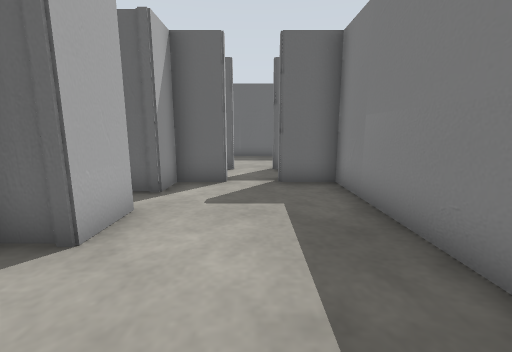
View 1 (above)

24 first-person views from a walk through a world built for the Gazebo simulator. The camera is 0.72 m above the floor, tilts 10° down and sees 90° across. The floor is counted in squares, 0.5 m on a side. Each view is taken from the middle of a square. On the plan, view 1 faces up. The plan holds only what a view shows up to about 13 squares ahead; the rest is blank. The place goes on beyond the plan.

View 2
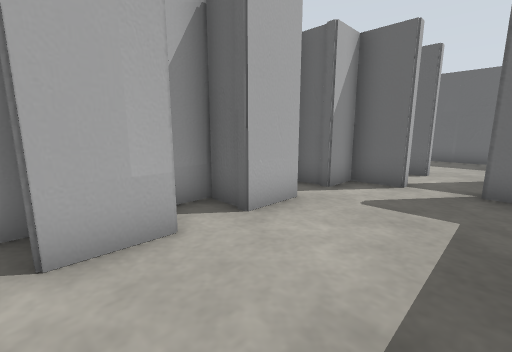

View 3
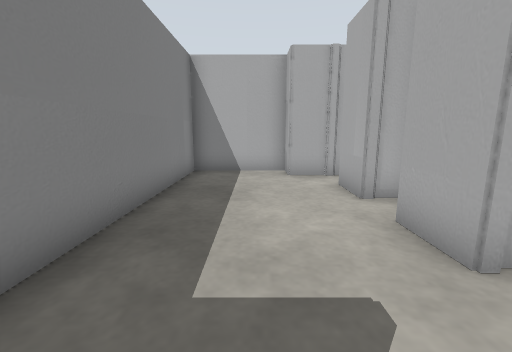

View 4
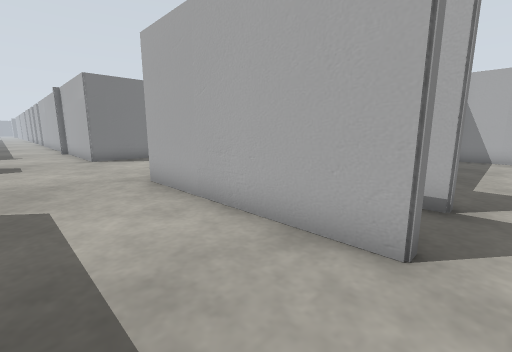

View 5
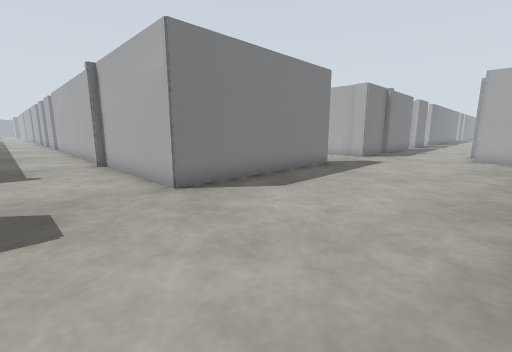

View 6
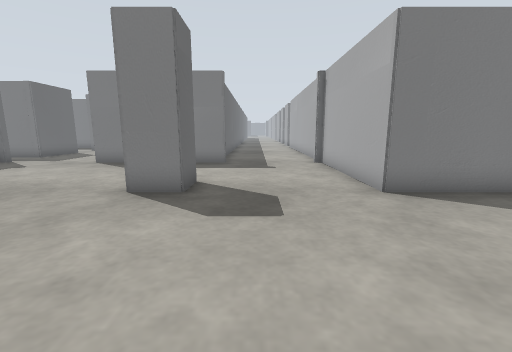

View 7
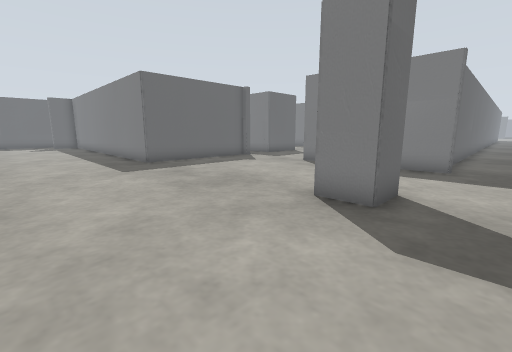

View 8
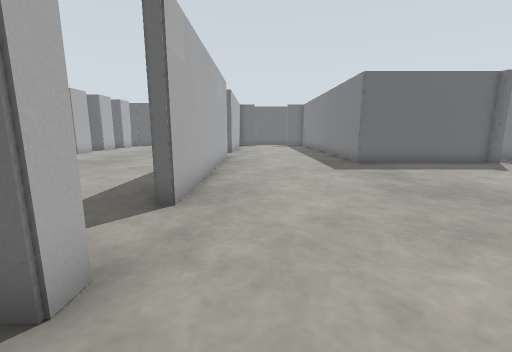

View 9
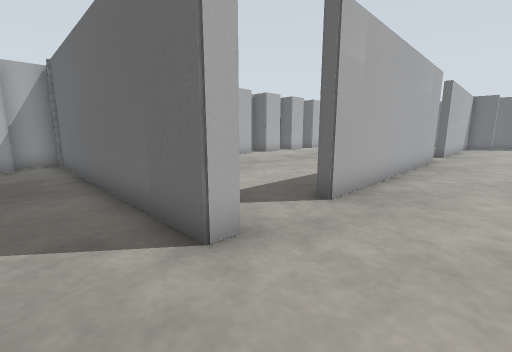

View 10
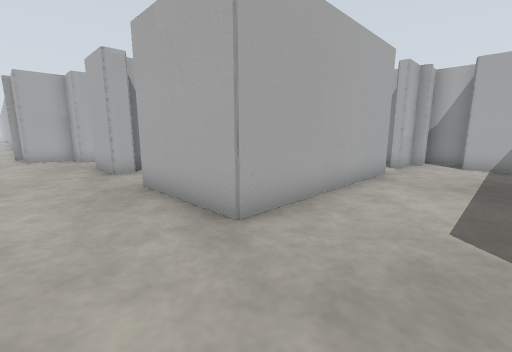

View 11
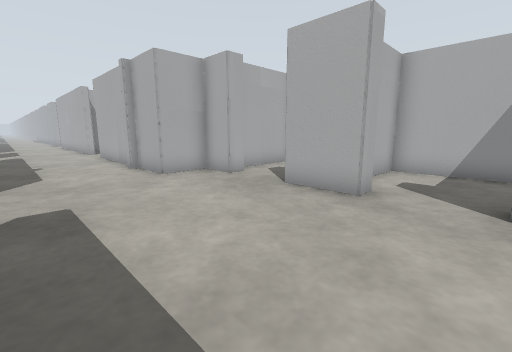

View 12
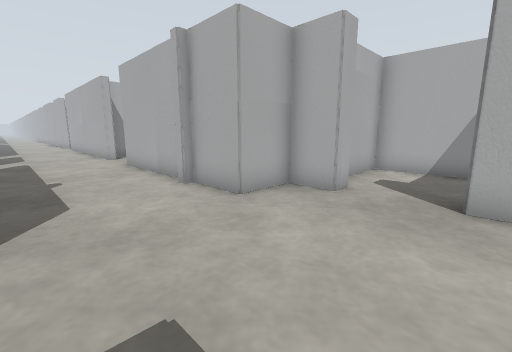

View 13
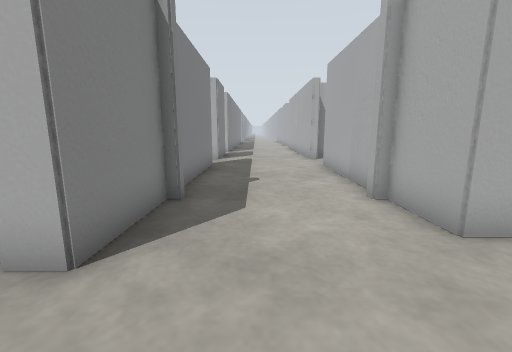

View 14
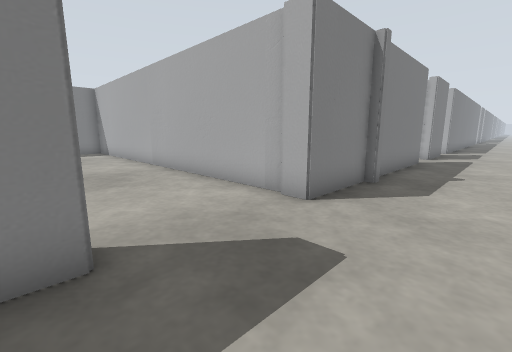

View 15
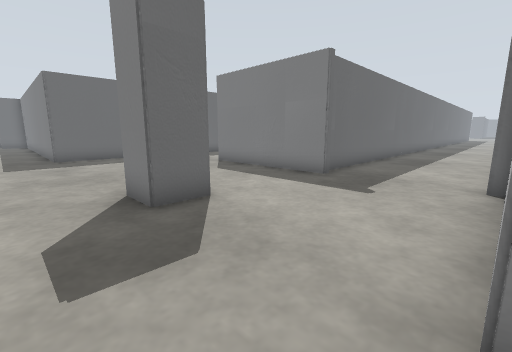

View 16
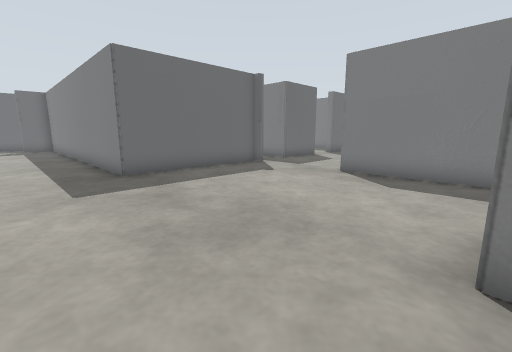

View 17
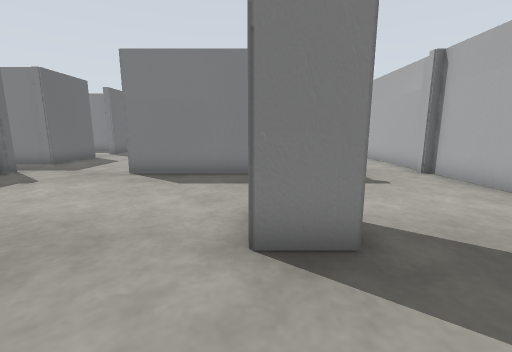

View 18
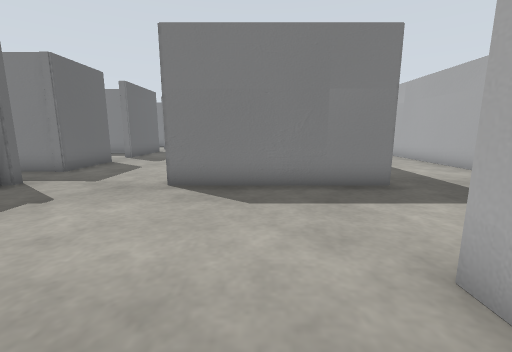

View 19
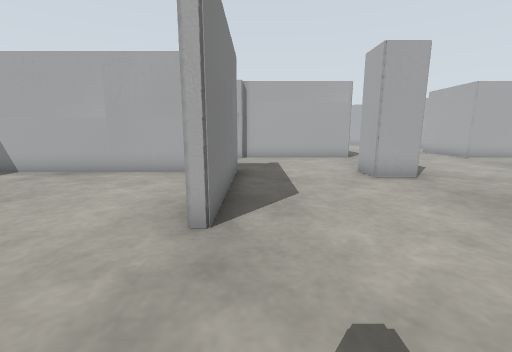

View 20
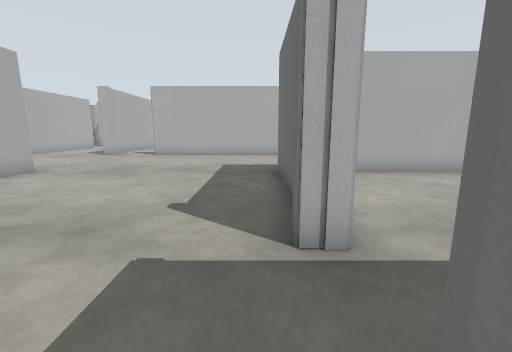

View 21
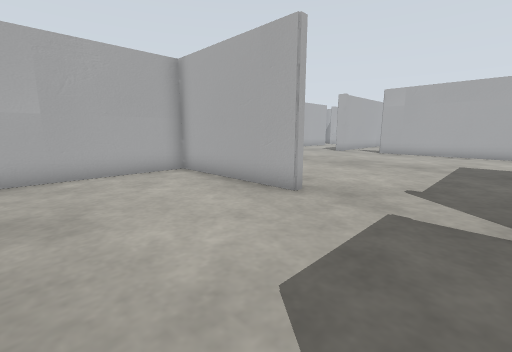

View 22
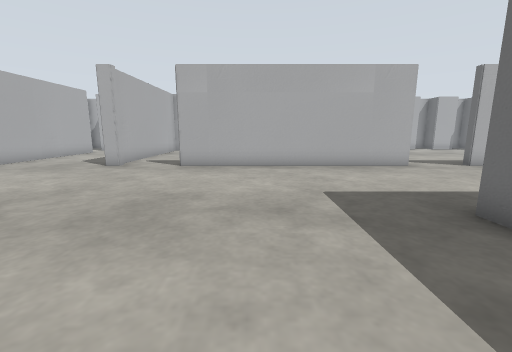

View 23
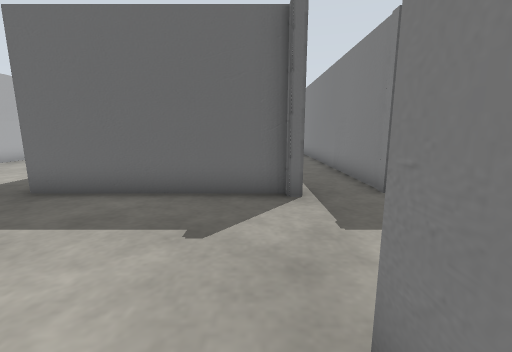

View 24
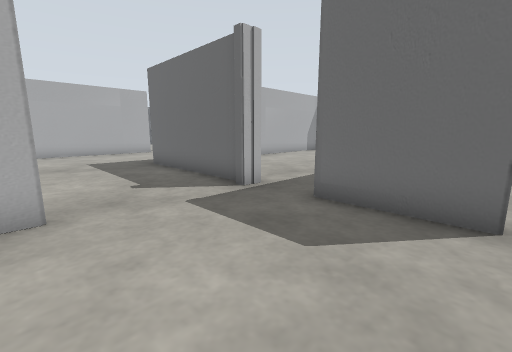

### Floor plan
Points are (right, up) in squares from view 1. A wall is a line through its corners. A room is listed if a view was taken in it or the views show most of it. See-through windows are left out.
Room 1 (views 1, 2)
walls: (-2.8, 4.6) (-2.3, 4.6) (-2.3, 3.1) (-3.5, 3.1) (-3.5, 2.3); (-3.1, 1.6) (-2.3, 1.6) (-2.3, 0); (-0.8, 7.2) (-2.3, 7.2) (-2.3, 6) (-3.4, 6); (-2.4, -1.5) (-1.1, -1.5); (-1.1, -2.3) (2.3, -2.3) (2.3, 7.2) (0.6, 7.2)
ways out: opening at (0, 7.5) to room 2
Room 2 (view 3)
walls: (0.6, 7.2) (0.6, 7.5) (1.1, 7.5); (-0.8, 10) (-0.8, 9.6) (-1.4, 9.6); (-0.8, 7.6) (-0.8, 7.2)
ways out: opening at (0, 7.5) to room 1; opening at (0, 10) to room 3
Room 3 (views 4, 5, 6, 7, 8, 9, 10, 11, 12, 13, 14, 15, 16, 17, 18, 19, 22, 23)
walls: (13.9, 14.7) (13.9, 16.1) (15.3, 16.1) (15.3, 14.7) (13.9, 14.7); (7.4, 15.3) (7.4, 14.7) (-3.5, 14.7) (-3.5, 13.3); (19.7, 14.4) (19.7, 20.4) (20, 20.4); (20.4, 10) (25.5, 10); (13.9, 2.4) (13.9, 10) (19.7, 10); (6.6, 3.7) (7.4, 3.7) (7.4, 1.5); (3, 6.1) (3, 3) (6.5, 3); (0.6, 10) (7.4, 10) (7.4, 6.1); (14.6, -1.6) (15.6, -1.6); (6.6, -0.9) (7.4, -0.9) (7.4, -2.3) (9.2, -2.3) (9.2, -4.3) (9.6, -4.3); (3, 1.2) (3, -1.6) (6.1, -1.6); (25.5, 14.7) (20.5, 14.7); (-2.3, 10) (-0.8, 10); (-2.3, 13.4) (-2.3, 11.6); (13.9, -4.3) (13.9, -1.5) (14.8, -1.5); (-3.5, 11.6) (-3.5, 10.3) (-2.3, 10.3); (20, 24.5) (19.7, 24.5); (19.7, 24.8) (13.7, 24.8) (13.7, 29.5); (9.2, -5.1) (9.2, -9.6); (7.4, 27.5) (7.4, 17.8); (13.9, -10.2) (13.9, -5.5); (9.2, -12.1) (9.2, -13.4); (13.9, -13.2) (13.9, -12.1) (14.4, -12.1)
ways out: opening at (0, 10) to room 2; opening at (20, 22.5) to room 4; opening at (7, 16.5); opening at (7, 28.5); opening at (9, -11); opening at (14, -11.5); opening at (14.5, 0.5)
Room 4 (views 20, 21, 24)
walls: (20, 20.4) (20, 15.1) (25.5, 15.1); (25.1, 24.8) (22, 24.8)
ways out: opening at (20, 22.5) to room 3; opening at (21, 25); gap at (25, 25)

Where each view was taken, in squares from view 1:
view 1: 0 up, 0 right, facing up
view 2: 0 up, 1 right, facing up-left
view 3: 7 up, 0 right, facing down
view 4: 13 up, 0 right, facing down-right
view 5: 13 up, 8 right, facing down-right
view 6: 13 up, 8 right, facing right
view 7: 13 up, 9 right, facing up-right
view 8: 13 up, 9 right, facing up
view 9: 13 up, 10 right, facing up-left
view 10: 13 up, 10 right, facing down-left
view 11: 6 up, 13 right, facing down-left
view 12: 2 up, 13 right, facing down-left
view 13: 1 up, 12 right, facing down
view 14: 3 up, 11 right, facing down-right
view 15: 10 up, 12 right, facing up-right
view 16: 16 up, 11 right, facing up-right
view 17: 16 up, 11 right, facing right
view 18: 18 up, 13 right, facing right
view 19: 24 up, 19 right, facing down
view 20: 24 up, 23 right, facing left
view 21: 24 up, 25 right, facing down-left
view 22: 21 up, 18 right, facing left
view 23: 19 up, 19 right, facing up
view 24: 20 up, 25 right, facing up-left
